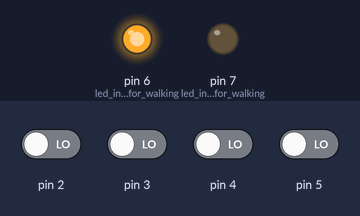
The sketch below on a simulated Arduino Uno, built with avr-gcc and run on an emulated ATmega328P. Parts: output pins drawn as LEDs (lit = HIGH). The test bench sets the inputs (shaded band); at power-on: pin 2–5 LOW. What the sketch prints to the serial monitor is not drawn.

Above: at 4.8 s.
4.9 s: pin 2 driven HIGH
10.5 s: pin 5 driven HIGH
At 11.6 s:
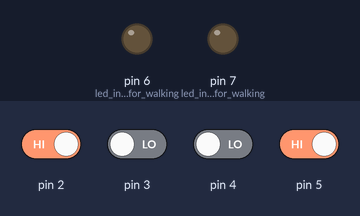
13.2 s: pin 5 driven LOW
At 14.0 s:
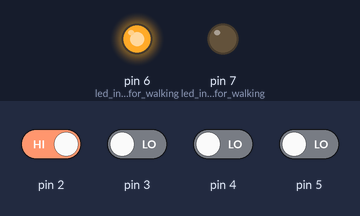
Timing chart, 0 to 16.2 s (numbered marks = the images above; inputs shaded):
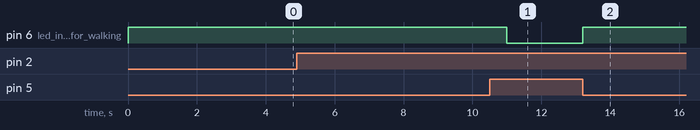

Measured:
- after the input at 10.5 s, pin 6 (led_indicator_for_walking): HIGH → LOW after 0.50 s
- after the input at 13.2 s, pin 6 (led_indicator_for_walking): LOW → HIGH at once

The sketch:

sketch_jan27a.ino
```cpp
int count = 0,flag=0,old_count=0,i,j;

void setup() {

  Serial.begin(9600);
  for(i=2;i<=5;i++)
  {
    pinMode(i,INPUT);   //4 ir sensors at 2,3,4,5
  }
  pinMode(6,OUTPUT); //led indicator for walking in
  pinMode(7,OUTPUT); // led indicator for walking out
  // put your setup code here, to run once: sure

}

void loop() {
  int state[4];
  for(i=2;i<=5;i++)
  {
    state[i-2]=digitalRead(i);
  }
  for(i=0;i<=3;i++)
  {
    if (state[i]==0)
    {
      for(j=i+1;j<=3;j++)
      {
        if(state[j]==0) //if ir reciever reads low for any two sensors in ascending order
        {
          count++;
          flag=1;
          digitalWrite(6,HIGH);
          delay(1000);
          digitalWrite(6,LOW);
          break;

        }
      }
    }
    if(flag=1)
    {
      break;
    }
  }
  flag=0;
  for(i=3;i>=0;i--)
  {
    if (state[i]==0)
    {
      for(j=i-1;j>=0;j--)
      {
        if(state[j]==0)  //if ir reciever reads low for any two sensors in descending order
        {
          count--;
          flag=1;
          digitalWrite(6,HIGH);
          delay(1000);
          digitalWrite(6,LOW);
          break;

        }
      }
    }
    if(flag=1)
    {
      break;
    }
  }
  flag=0;
  if(count!=old_count)
  {
    Serial.print(count);
    old_count=count;
  }

  // put your main code here, to run repeatedly: yea yea sure

}
```
